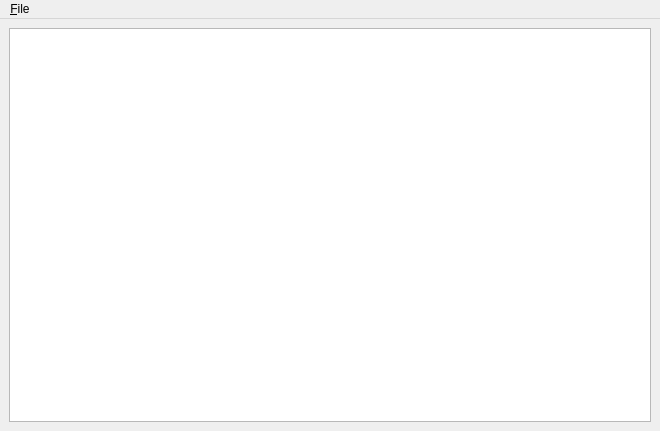
<?xml version="1.0" encoding="UTF-8"?>
<ui version="4.0">
 <class>TrialBalanceWindow</class>
 <widget class="QMainWindow" name="TrialBalanceWindow">
  <property name="geometry">
   <rect>
    <x>0</x>
    <y>0</y>
    <width>660</width>
    <height>431</height>
   </rect>
  </property>
  <property name="windowTitle">
   <string>Trial Balance</string>
  </property>
  <widget class="QWidget" name="centralwidget">
   <layout class="QGridLayout" name="gridLayout">
    <item row="0" column="0">
     <widget class="QTreeView" name="treeView">
      <property name="maximumSize">
       <size>
        <width>648</width>
        <height>16777215</height>
       </size>
      </property>
      <property name="rootIsDecorated">
       <bool>false</bool>
      </property>
     </widget>
    </item>
   </layout>
  </widget>
  <widget class="QMenuBar" name="menuBar">
   <property name="geometry">
    <rect>
     <x>0</x>
     <y>0</y>
     <width>660</width>
     <height>30</height>
    </rect>
   </property>
   <widget class="QMenu" name="menuFile">
    <property name="title">
     <string>&amp;File</string>
    </property>
    <addaction name="actionQuit"/>
   </widget>
   <addaction name="menuFile"/>
  </widget>
  <action name="actionQuit">
   <property name="text">
    <string>&amp;Quit</string>
   </property>
  </action>
 </widget>
 <resources/>
 <connections>
  <connection>
   <sender>actionQuit</sender>
   <signal>triggered()</signal>
   <receiver>TrialBalanceWindow</receiver>
   <slot>close()</slot>
   <hints>
    <hint type="sourcelabel">
     <x>-1</x>
     <y>-1</y>
    </hint>
    <hint type="destinationlabel">
     <x>399</x>
     <y>299</y>
    </hint>
   </hints>
  </connection>
 </connections>
</ui>
